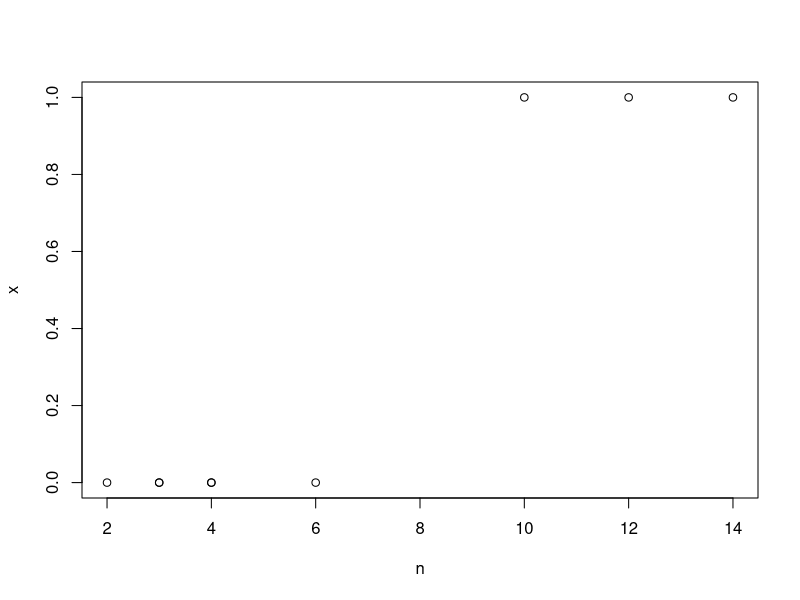
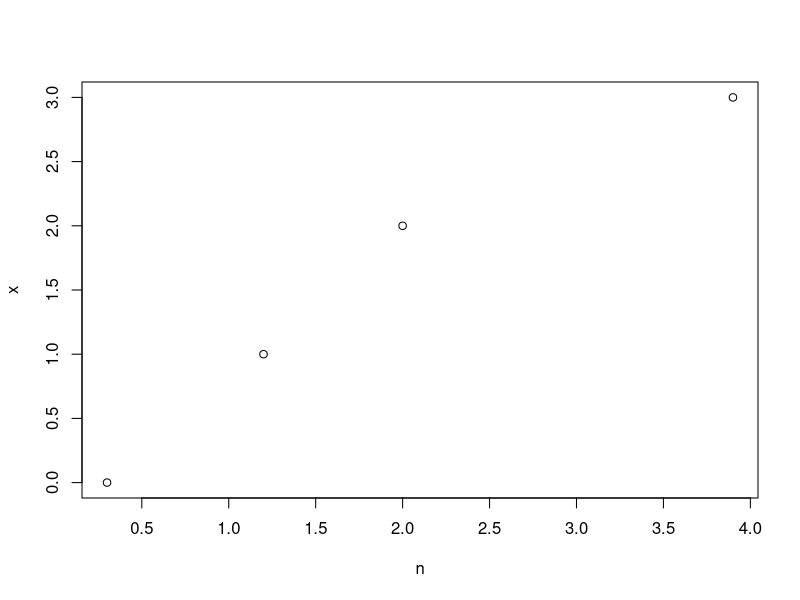

Write R code to recreate these figures, in order.
x<-c(rep(0,4),rep(1,3),rep(0,2))
n<-c(4,3,4,6,10,14,12,2,3)
nx<-data.frame(n,x)
nx

plot(nx)

x<-c(0,1,2,3)
n<-c(.3, 1.2, 2, 3.9)
nx<-data.frame(n,x)
nx

plot(nx)

#lets first try to build a method to estimate parameters by maximising #likelihood

#1. flip coin - what is P(Heads)?
x<-c(0,0,1)
p<-seq(0,1,0.1)
px<-matrix(data=NA,nrow=length(x),ncol=length(p))

for(i in 1:length(x)){
r1<-p^x[i]*(1-p)^(1-x[i])
px[i,]<-r1
}
l<-apply(px,2,prod)
getmax<-which.max(l)
#now we have our phat estimate
phat<-p[getmax]

#what if we have more than 2 dimensions? - i.e. more than 1 parameter to maximise

px<-NULL
px<-array(data=1,dim=c(3,3,3))
px
apply(px,1,sum)
px[1,,1]




